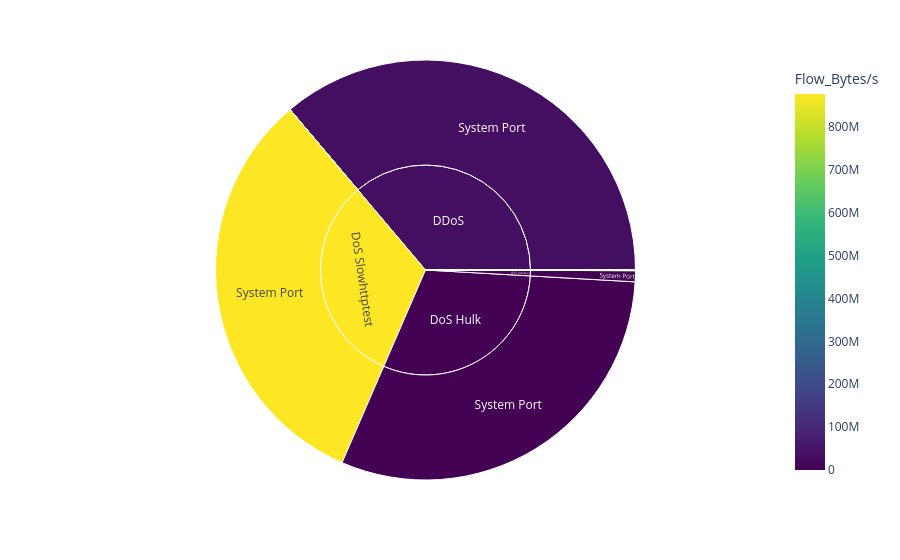

Source (notebook cell):
### Code cell
import plotly.express as px

fig = px.sunburst(
    ds,
    path=["Label","Port_Type"],
    values="Flow_Bytes/s",
    color="Flow_Bytes/s",
    color_continuous_scale="Viridis"
)

fig.show()

### Figure 1 — Plotly figure (JSON) as saved in the notebook; plotly's stock layout.template omitted (floating-point values rounded to 4 significant figures)
{"data": [{"branchvalues": "total", "customdata": [[NaN], [NaN], [NaN], [35550000.0], [6.344], [9.099], [NaN], [NaN], [NaN], [NaN], [NaN], [497900.0], [3441.0], [3262.0], [666.8], [NaN], [172900.0], [2200000.0], [876500000.0], [3670000.0], [1276.0], [65910.0], [1140.0], [NaN], [35550000.0], [NaN], [NaN], [497900.0], [3441.0], [3262.0], [666.8], [NaN], [172900.0], [2200000.0], [876500000.0], [3670000.0], [1272.0], [65910.0]], "domain": {"x": [0, 1], "y": [0, 1]}, "hovertemplate": "labels=%{label}<br>Flow_Bytes/s_sum=%{value}<br>parent=%{parent}<br>id=%{id}<br>Flow_Bytes/s=%{color}<extra></extra>", "ids": ["BENIGN/Dynamic Port", "BENIGN/Registered Port", "BENIGN/System Port", "DDoS/System Port", "DDoS/Dynamic Port", "DDoS/Registered Port", "PortScan/System Port", "PortScan/Registered Port", "PortScan/Dynamic Port", "Bot/Registered Port", "Bot/Dynamic Port", "Infiltration/System Port", "Web Attack_Brute Force/System Port", "Web Attack_XSS/System Port", "Web Attack_Sql Injection/System Port", "FTP-Patator/System Port", "SSH-Patator/System Port", "DoS slowloris/System Port", "DoS Slowhttptest/System Port", "DoS Hulk/System Port", "DoS GoldenEye/System Port", "Heartbleed/System Port", "DoS GoldenEye/Dynamic Port", "BENIGN", "DDoS", "PortScan", "Bot", "Infiltration", "Web Attack_Brute Force", "Web Attack_XSS", "Web Attack_Sql Injection", "FTP-Patator", "SSH-Patator", "DoS slowloris", "DoS Slowhttptest", "DoS Hulk", "DoS GoldenEye", "Heartbleed"], "labels": ["Dynamic Port", "Registered Port", "System Port", "System Port", "Dynamic Port", "Registered Port", "System Port", "Registered Port", "Dynamic Port", "Registered Port", "Dynamic Port", "System Port", "System Port", "System Port", "System Port", "System Port", "System Port", "System Port", "System Port", "System Port", "System Port", "System Port", "Dynamic Port", "BENIGN", "DDoS", "PortScan", "Bot", "Infiltration", "Web Attack_Brute Force", "Web Attack_XSS", "Web Attack_Sql Injection", "FTP-Patator", "SSH-Patator", "DoS slowloris", "DoS Slowhttptest", "DoS Hulk", "DoS GoldenEye", "Heartbleed"], "marker": {"coloraxis": "coloraxis", "colors": [NaN, NaN, NaN, 35550000.0, 6.344, 9.099, NaN, NaN, NaN, NaN, NaN, 497900.0, 3441.0, 3262.0, 666.8, NaN, 172900.0, 2200000.0, 876500000.0, 3670000.0, 1276.0, 65910.0, 1140.0, NaN, 35550000.0, NaN, NaN, 497900.0, 3441.0, 3262.0, 666.8, NaN, 172900.0, 2200000.0, 876500000.0, 3670000.0, 1272.0, 65910.0]}, "name": "", "parents": ["BENIGN", "BENIGN", "BENIGN", "DDoS", "DDoS", "DDoS", "PortScan", "PortScan", "PortScan", "Bot", "Bot", "Infiltration", "Web Attack_Brute Force", "Web Attack_XSS", "Web Attack_Sql Injection", "FTP-Patator", "SSH-Patator", "DoS slowloris", "DoS Slowhttptest", "DoS Hulk", "DoS GoldenEye", "Heartbleed", "DoS GoldenEye", "", "", "", "", "", "", "", "", "", "", "", "", "", "", ""], "type": "sunburst", "values": [Infinity, Infinity, Infinity, 7746000000.0, 12.61, 9.099, Infinity, Infinity, Infinity, Infinity, Infinity, 726800.0, 270200.0, 67380.0, 6693.0, Infinity, 2594000.0, 181200000.0, 6926000000.0, 6555000000.0, 6871000.0, 724900.0, 213200.0, Infinity, 7746000000.0, Infinity, Infinity, 726800.0, 270200.0, 67380.0, 6693.0, Infinity, 2594000.0, 181200000.0, 6926000000.0, 6555000000.0, 7084000.0, 724900.0]}], "layout": {"coloraxis": {"colorbar": {"title": {"text": "Flow_Bytes/s"}}, "colorscale": [[0, "#440154"], [0.1111, "#482878"], [0.2222, "#3e4989"], [0.3333, "#31688e"], [0.4444, "#26828e"], [0.5556, "#1f9e89"], [0.6667, "#35b779"], [0.7778, "#6ece58"], [0.8889, "#b5de2b"], [1, "#fde725"]]}, "legend": {"tracegroupgap": 0}, "margin": {"t": 60}}}
